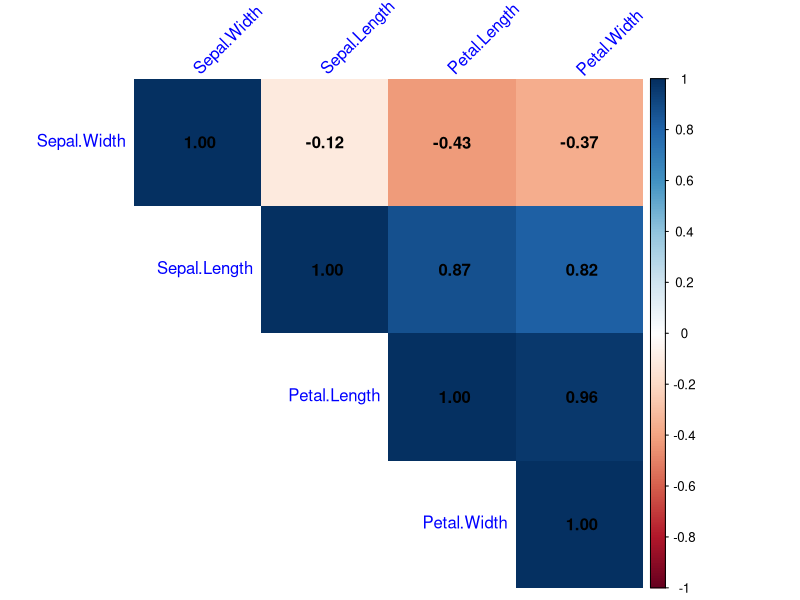

This figure's R source:
attach(iris)
library(corrplot)
irisCor <- cor(iris[,-5])
corrplot(irisCor, method="shade", shade.col=NA, tl.col="blue", tl.srt=45,type = "up",
         addCoef.col="black", order="hclust")
